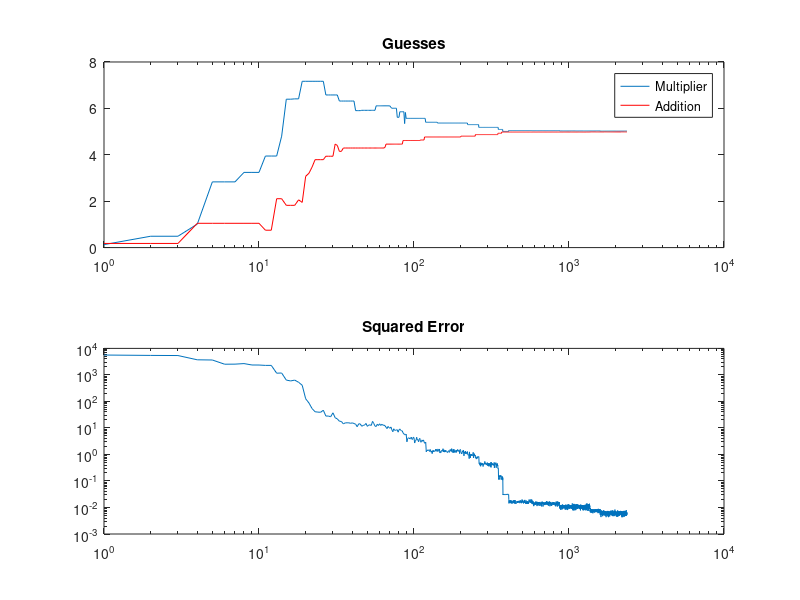

Write MATLAB code to recreate this figure.
function NN_AddMult()
    mult = input('Multiplicative factor = ');
    add = input('Multiplicative factor = ');
    guessAdd = rand;
    guessMult = rand;

    count = 0;
    learn = 1;
    error = 10^6;
    errVec = [];
    addVec = [];
    multVec = [];
    figure
    while (error>1e-6)
        count = count + 1;

        inputData = rand(1,100);
        
        outputData = mult*inputData + add;
        outputGuess = guessMult*inputData + guessAdd;

        newMult = randn*learn + guessMult;
        newGuess = newMult*inputData + guessAdd;

        currErr = sum((outputData - outputGuess).^2);
        newErr = sum((outputData - newGuess).^2);
        if (newErr < currErr)
            guessMult = newMult;
        end
        
        newAdd = randn*learn + guessAdd;
        newGuess = guessMult*inputData + newAdd;

        currErr = sum((outputData - outputGuess).^2);
        newErr = sum((outputData - newGuess).^2);
        if (newErr < currErr)
            guessAdd = newAdd;
            error = newErr;
        else
            error = currErr;
        end

        errVec(count) = error;
        addVec(count) = guessAdd;
        multVec(count) = guessMult;
        
        if (count>1000) && ((multVec(count)-multVec(count-1000))/multVec(count)<0.001) && ((addVec(count)- addVec(count-1000))/ addVec(count)<0.001)
            break
        end
    end

    guessMult
    guessAdd
    count

    subplot(2,1,1)
    semilogx(multVec),hold on
    semilogx(addVec,'r')
    legend('Multiplier','Addition')
    title('Guesses')
    subplot(2,1,2)
    loglog(errVec)
    title('Squared Error')
end